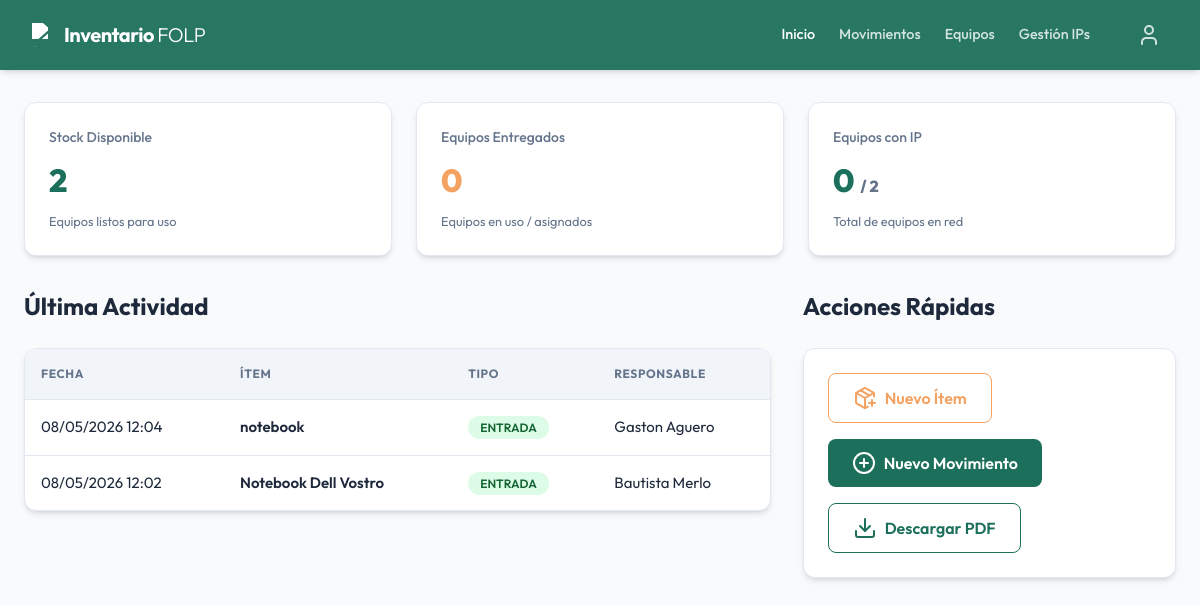
Page / (signed in) on the earlier database version.
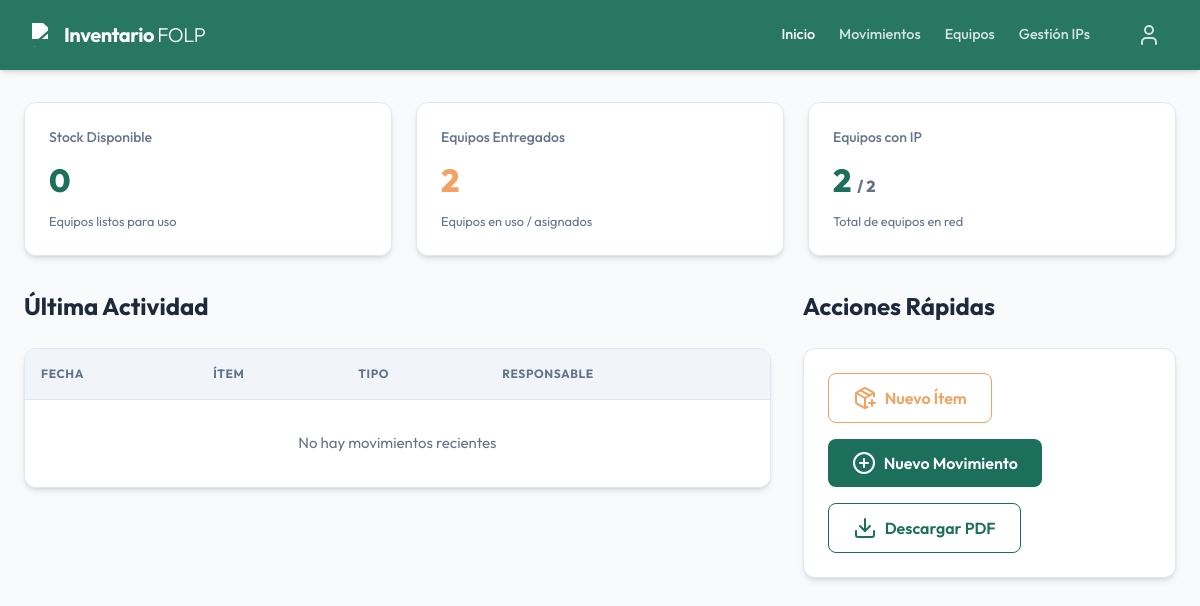
Same page on the later database version.
### inventario/models.py (models this page shows, shortened)
class Transaction(models.Model):
    TYPES = [
        ('ENTRADA', 'ENTRADA (+)'),
        ('SALIDA', 'SALIDA (-)'),
    ]
    item = models.ForeignKey(Item, on_delete=models.CASCADE, related_name='transactions')
    tipo = models.CharField(max_length=10, choices=TYPES, verbose_name="Tipo de Movimiento")
    persona = models.ForeignKey(Persona, on_delete=models.SET_NULL, null=True, blank=True, verbose_name="Responsable")
    responsable_otro = models.CharField(max_length=200, blank=True, null=True, verbose_name="Nombre de responsable (Otro)")
    area = models.ForeignKey(Area, on_delete=models.PROTECT, verbose_name="Ubicación/Área")
    observaciones = models.TextField(blank=True, null=True)
    firma = models.TextField(blank=True, null=True, verbose_name="Firma Digital")
    timestamp = models.DateTimeField(auto_now_add=True)
    class Meta:
        verbose_name = "Transacción"
        verbose_name_plural = "Transacciones"
        ordering = ['-timestamp']

class Item(models.Model):
    CATEGORIES = [
        ('PC', 'PC'),
        ('Impresora', 'Impresora'),
        ('Notebook', 'Notebook'),
        ('Redes', 'Redes'),
        ('Otro', 'Otro'),
    ]
    nombre = models.CharField(max_length=200)
    categoria = models.CharField(max_length=50, choices=CATEGORIES, default='Hardware')
    descripcion = models.TextField(blank=True, null=True)
    responsable = models.ForeignKey(Persona, on_delete=models.SET_NULL, null=True, blank=True, verbose_name="Responsable")
    responsable_otro = models.CharField(max_length=200, blank=True, null=True, verbose_name="Nombre de responsable (Otro)")
    area = models.ForeignKey(Area, on_delete=models.SET_NULL, null=True, blank=True, verbose_name="Área")
    class Meta:
        verbose_name = "Ítem"
        verbose_name_plural = "Ítems"

class Persona(models.Model):
    nombre_completo = models.CharField(max_length=200)
    rol = models.CharField(max_length=100, blank=True, null=True)
    class Meta:
        verbose_name = "Persona"
        verbose_name_plural = "Personas"

### inventario/views.py (the view)
# urls.py: path('', views.DashboardView.as_view(), name='dashboard'),
class DashboardView(LoginRequiredMixin, TemplateView):
    template_name = 'inventario/dashboard.html'
    def get_context_data(self, **kwargs):
        context = super().get_context_data(**kwargs)
        items = Item.objects.all()
        total_items = items.count()
        equipos_disponibles = 0
        equipos_en_uso = 0
        equipos_con_ip = 0
        for item in items:
            entradas = item.transactions.filter(tipo='ENTRADA').count()
            salidas = item.transactions.filter(tipo='SALIDA').count()
            stock = entradas - salidas
            if stock > 0:
                equipos_disponibles += 1
            else:
                equipos_en_uso += 1
            if hasattr(item, 'ip_asignada') and item.ip_asignada:
                equipos_con_ip += 1
        context['total_items'] = total_items
        context['equipos_disponibles'] = equipos_disponibles
        context['equipos_en_uso'] = equipos_en_uso
        context['equipos_con_ip'] = equipos_con_ip
        context['recent_transactions'] = Transaction.objects.all()[:10]
        context['total_areas'] = Area.objects.count()
        return context

### templates/inventario/dashboard.html
{% extends 'base.html' %}
{% block content %}
<div class="stats-grid">
    <div class="card">
        <div class="stat-label">Stock Disponible</div>
        <div class="stat-value" style="color: var(--primary)">
            {{ equipos_disponibles }}
        </div>
        <p style="font-size: 0.8rem; color: var(--text-muted)">Equipos listos para uso</p>
    </div>
    <div class="card">
        <div class="stat-label">Equipos Entregados</div>
        <div class="stat-value" style="color: var(--accent)">
            {{ equipos_en_uso }}
        </div>
        <p style="font-size: 0.8rem; color: var(--text-muted)">Equipos en uso / asignados</p>
    </div>
    <div class="card">
        <div class="stat-label">Equipos con IP</div>
        <div class="stat-value">{{ equipos_con_ip }} <span style="font-size: 1rem; color: var(--text-muted)">/ {{ total_items }}</span></div>
        <p style="font-size: 0.8rem; color: var(--text-muted)">Total de equipos en red</p>
    </div>
</div>
<div class="dashboard-layout">
    <div class="flex-main">
        <h2 style="margin-bottom: 1.5rem;">Última Actividad</h2>
        <div class="table-container">
            <table>
                <thead>
                    <tr>
                        <th>Fecha</th>
                        <th>Ítem</th>
                        <th>Tipo</th>
                        <th>Responsable</th>
                    </tr>
                </thead>
                <tbody>
                    {% for tx in recent_transactions %}
                    <tr style="cursor: pointer;" onclick="window.location='{% url 'transaction_detail' tx.id %}'">
                        <td>{{ tx.timestamp|date:"d/m/Y H:i" }}</td>
                        <td style="font-weight: 600">{{ tx.item.nombre }}</td>
                        <td>
                            <span
                                class="badge {% if tx.tipo == 'ENTRADA' %}badge-success{% else %}badge-danger{% endif %}">
                                {{ tx.tipo }}
                            </span>
                        </td>
                        <td>
                            {% if tx.persona %}
                                {{ tx.persona.nombre_completo }}
                            {% else %}
                                {{ tx.responsable_otro|default:"-" }}
                            {% endif %}
                        </td>
                    </tr>
                    {% empty %}
                    <tr>
                        <td colspan="4" style="text-align: center; padding: 2rem; color: var(--text-muted)">No hay
                            movimientos recientes</td>
                    </tr>
                    {% endfor %}
                </tbody>
            </table>
        </div>
    </div>
    <div class="flex-side">
        <h2 style="margin-bottom: 1.5rem;">Acciones Rápidas</h2>
        <div class="card">
            <a href="{% url 'item_create' %}" class="btn" style="margin-bottom: 1rem; border: 1px solid var(--accent); color: var(--accent);">
                <i data-lucide="package-plus"></i> Nuevo Ítem
            </a>
            <a href="{% url 'transaction_create' %}" class="btn btn-primary" style="margin-bottom: 1rem;">
                <i data-lucide="plus-circle"></i> Nuevo Movimiento
            </a>
            <a href="{% url 'generate_report' %}" class="btn"
                style="border: 1px solid var(--primary); color: var(--primary);">
                <i data-lucide="download"></i> Descargar PDF
            </a>
        </div>
    </div>
</div>
{% endblock %}

Differences in the rows shown:
removed Transaction: timestamp "08/05/2026 12:04", item.nombre "notebook", tipo "ENTRADA", persona.nombre_completo "Gaston Aguero"
removed Transaction: timestamp "08/05/2026 12:02", item.nombre "Notebook Dell Vostro", tipo "ENTRADA", persona.nombre_completo "Bautista Merlo"
Other differences:
{{ equipos_disponibles }}: "2" → "0"
{{ equipos_en_uso }}: "0" → "2"
{{ equipos_con_ip }}: "0" → "2"
text now shown: "No hay movimientos recientes"
